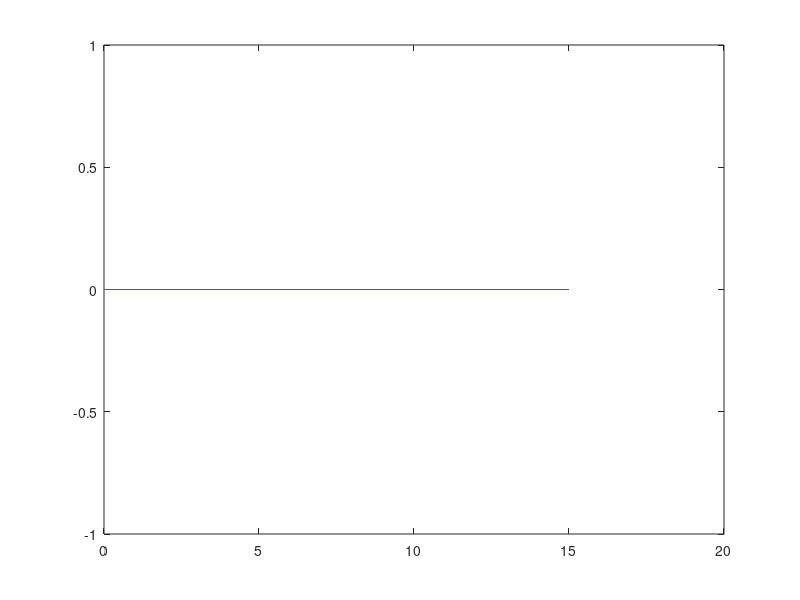

Write the MATLAB code that produced this figure.
% dft31 Run dft on trivial time domain function
%
% Copyright 2013 Ke-Wei Ma
% keweima at gmail.com
%
% Creates time domain data and applies DFT
% techniques to reconstruct using Fourier.\
%
% Based on BASIC code from "Understanding the
% FFT" by Anders E. Zonst

pi2 = 2 * pi;
k1 = pi / 8;
k2 = 1 / pi;
y = zeros(1,16);    % time domain function

fc = zeros(1,16);   % amplitude of derived
fs = zeros(1,16);

kc = zeros(1,16);   % amplitudes of source
ks = zeros(1,16);   

%*****************
%*  Prompt User  *
%*****************
prompt = 'Select input waveform\n1 - triangle \n2 - shifted cosine\n3 - "Perfect" triangle wave\n';
choice = input(prompt);

%**************************
%*  Generate function     *
%**************************
% Ideally it is not hardcoded for length but so is the book example.
switch choice
    case 1
        % triangle
        i = 0:15;
        k3 = i * k1;
        y = cos(k3) + cos(3*k3)  ./ 9 + cos(5*k3) ./ 25 + cos(7*k3) ./49;
        i = 1:2:7;
        kc(i+1) = 1 ./ i.^2;        % adjust indexing because BASIC is base 0 and
                                    % Matlab is base 1.  Stupid code.
    case 2
        % shifted cosine
        k4 = 3 * pi/8;
        kc(1) = cos(k4);
        ks(1) = sin(k4);
        i = 0:15;
        y = cos(i*k1+k4);      
        
    case 3 
        % perfect triangle
        k2 = pi^2/8;
        k3 = k2/4;
        i = 0:7;
        y = k2 - k3*i;
        i = 8:15;
        y(9:16) = k3 * i - 3*k2;
end

% Plot input wave form.  Too bad BASIC doesn't support easy graphics!
x = 0:15;
plot(x,y);
    

%**************************
% Solve for components    *
%**************************
i = 0:15;
j = 0:15;
fc = sum( cos(j'*i*k1) .* repmat(y',1,16)',2) ./ 16;
fs = sum( sin(j'*i*k1) .* repmat(y',1,16)',2) ./ 16;

%**************************
%*  Print column headers  *
%**************************
fprintf('%4s\t%8s\t%8s\t%8s\t%8s\n','FREQ','F(COS)','F(SIN)','Y(COS)','Y(SIN)');

%******************
% Print Output    *
%******************
for i=1:16
    fprintf('%4i\t%8.5f\t%8.5f\t%8.5f\t%8.5f\n',i, fc(i), fs(i),kc(i),ks(i));
end
